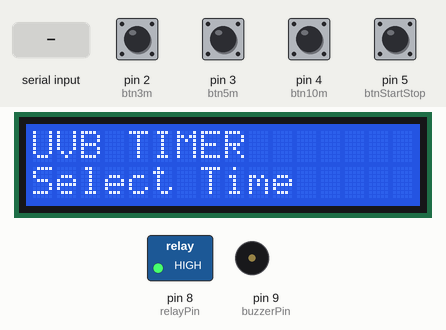
This sketch was run on a simulated Arduino Uno, built with avr-gcc and run on an emulated ATmega328P. Parts: 16×2 character LCD, switched loads named in the sketch (green lamp = pin HIGH), buzzer (waves = sounding, pin HIGH). Inputs (shaded band) come from the test bench; at power-on: pin 2 (btn3m), pin 3 (btn5m), pin 4 (btn10m), pin 5 (btnStartStop) HIGH. What the sketch prints to the serial monitor is not drawn.

Above: at 1.2 s.
1.3 s: pin 2 (btn3m) pulled LOW for 0.15 s
At 2.5 s:
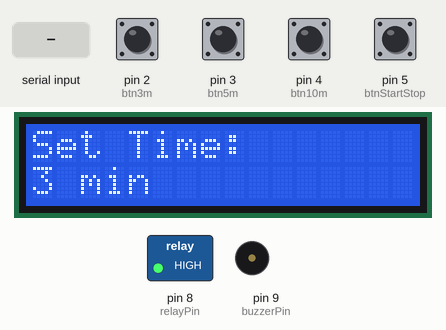
2.9 s: pin 5 (btnStartStop) pulled LOW for 1 s
At 4.3 s:
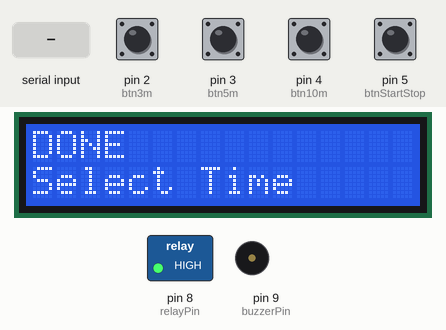
5.4 s: pin 3 (btn5m) pulled LOW for 0.15 s
At 5.8 s:
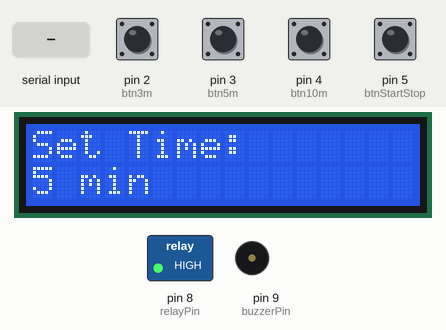
7.0 s: pin 4 (btn10m) pulled LOW for 0.15 s
At 8.2 s:
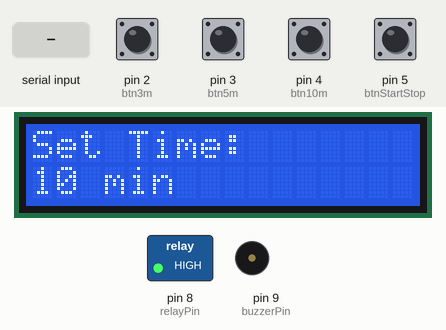
8.6 s: "s" received over Serial
At 9.6 s:
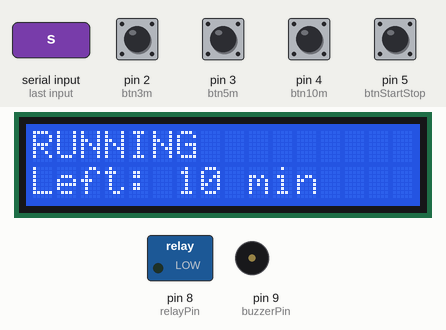
10.1 s: "x" received over Serial
At 11.5 s:
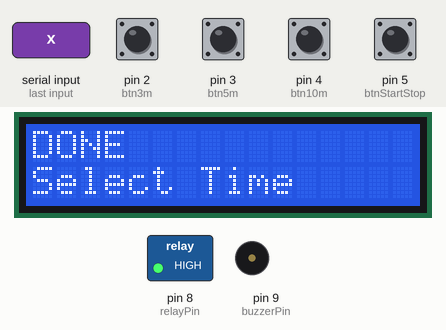
Timing chart, 0 to 12.6 s (numbered marks = the images above; inputs shaded):
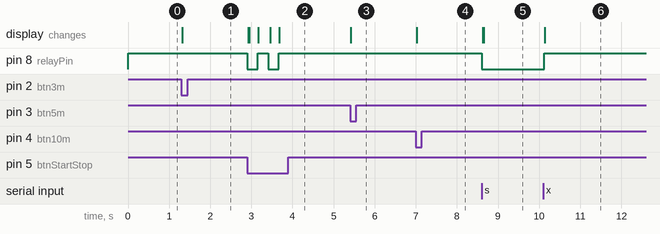

The sketch:

MIMISUN.ino
```cpp
#include <Wire.h>
#include <LiquidCrystal_I2C.h>

LiquidCrystal_I2C lcd(0x27, 16, 2);

// ================= PINS =================
const int relayPin = 8;      // ACTIVE-LOW relay
const int buzzerPin = 9;

const int btn3m = 2;
const int btn5m = 3;
const int btn10m = 4;
const int btnStartStop = 5;

// ================= TIMER =================
unsigned long setTime = 0;
unsigned long startTime = 0;
bool running = false;

// ================= DEBOUNCE =================
unsigned long lastPress = 0;
const unsigned long debounceDelay = 250;

void setup() {
  pinMode(relayPin, OUTPUT);
  pinMode(buzzerPin, OUTPUT);

  pinMode(btn3m, INPUT_PULLUP);
  pinMode(btn5m, INPUT_PULLUP);
  pinMode(btn10m, INPUT_PULLUP);
  pinMode(btnStartStop, INPUT_PULLUP);

  // Relay OFF by default (ACTIVE-LOW)
  digitalWrite(relayPin, HIGH);
  digitalWrite(buzzerPin, LOW);

  lcd.init();
  lcd.backlight();

  Serial.begin(9600);
  Serial.println("UVB TIMER - MINUTES MODE");
  Serial.println("1=3m 2=5m 3=10m s=Start/Stop x=Stop");

  lcd.setCursor(0, 0);
  lcd.print("UVB TIMER");
  lcd.setCursor(0, 1);
  lcd.print("Select Time");
}

void loop() {
  unsigned long now = millis();

  // ---------- SERIAL INPUT ----------
  if (Serial.available()) {
    char cmd = Serial.read();

    if (!running) {
      if (cmd == '1') { setTime = 180000; showTime(3); }
      if (cmd == '2') { setTime = 300000; showTime(5); }
      if (cmd == '3') { setTime = 600000; showTime(10); }
    }

    if (cmd == 's') {
      if (!running && setTime > 0) startTimer();
      else stopSystem();
    }

    if (cmd == 'x') {
      stopSystem();
      Serial.println("EMERGENCY STOP");
    }
  }

  // ---------- BUTTON INPUT ----------
  if (!running && now - lastPress > debounceDelay) {
    if (digitalRead(btn3m) == LOW) {
      setTime = 180000;
      showTime(3);
      lastPress = now;
    }
    if (digitalRead(btn5m) == LOW) {
      setTime = 300000;
      showTime(5);
      lastPress = now;
    }
    if (digitalRead(btn10m) == LOW) {
      setTime = 600000;
      showTime(10);
      lastPress = now;
    }
  }

  if (digitalRead(btnStartStop) == LOW && now - lastPress > debounceDelay) {
    lastPress = now;
    if (!running && setTime > 0) startTimer();
    else stopSystem();
  }

  // ---------- COUNTDOWN ----------
  if (running) {
    unsigned long elapsed = millis() - startTime;
    unsigned long remainingMin = (setTime - elapsed) / 60000;

    lcd.setCursor(0, 0);
    lcd.print("RUNNING        ");
    lcd.setCursor(0, 1);
    lcd.print("Left: ");
    lcd.print(remainingMin + 1); // better UX
    lcd.print(" min   ");

    if (elapsed >= setTime) {
      stopSystem();
      buzzerBeep();
    }
  }
}

// ================= FUNCTIONS =================

void startTimer() {
  running = true;
  startTime = millis();
  digitalWrite(relayPin, LOW);   // RELAY ON (ACTIVE-LOW)
  Serial.println("TIMER STARTED");
}

void stopSystem() {
  running = false;
  digitalWrite(relayPin, HIGH);  // RELAY OFF (ACTIVE-LOW)

  lcd.clear();
  lcd.print("DONE");
  lcd.setCursor(0, 1);
  lcd.print("Select Time");

  Serial.println("TIMER STOPPED");
}

void showTime(int min) {
  lcd.clear();
  lcd.print("Set Time:");
  lcd.setCursor(0, 1);
  lcd.print(min);
  lcd.print(" min");

  Serial.print("TIME SET: ");
  Serial.print(min);
  Serial.println(" min");
}

void buzzerBeep() {
  for (int i = 0; i < 3; i++) {
    digitalWrite(buzzerPin, HIGH);
    delay(200);
    digitalWrite(buzzerPin, LOW);
    delay(200);
  }
}
```

Measured:
- after the input at 1.3 s, the display: changes at once (image 1)
- after the input at 2.9 s, pin 8 (relayPin): alternates HIGH for 0.25 s and LOW for 0.26 s, 4 changes in all, then stays HIGH, starting at once; the display: first changes at once (image 2 shows a later state)
- after the input at 5.4 s, the display: changes at once (image 3)
- after the input at 7.0 s, the display: changes at once (image 4)
- after the input at 8.6 s, pin 8 (relayPin): HIGH → LOW at once; the display: first changes at once (image 5 shows a later state)
- after the input at 10.1 s, pin 8 (relayPin): LOW → HIGH at once; the display: changes at once (image 6)
